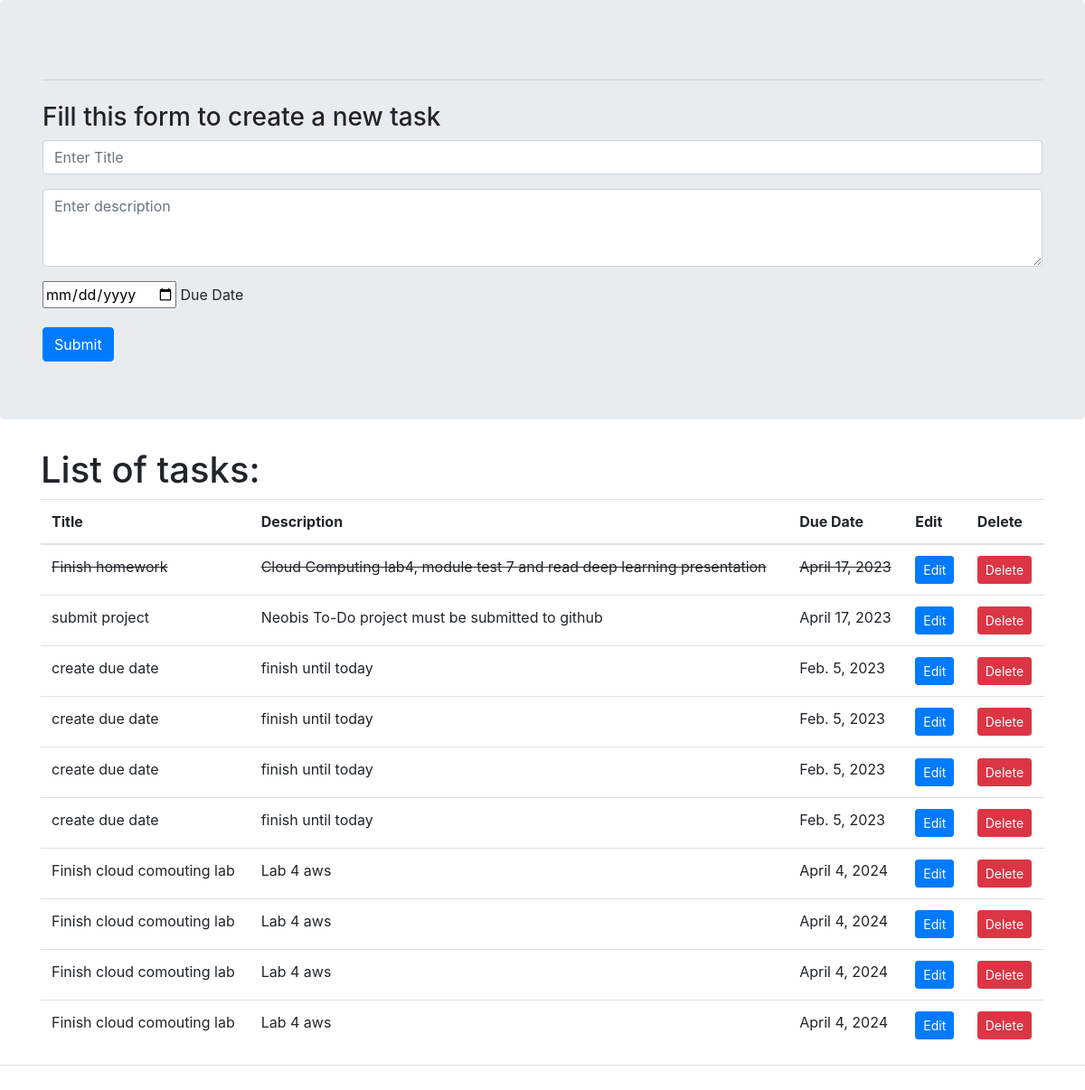
The app's page /, older data.
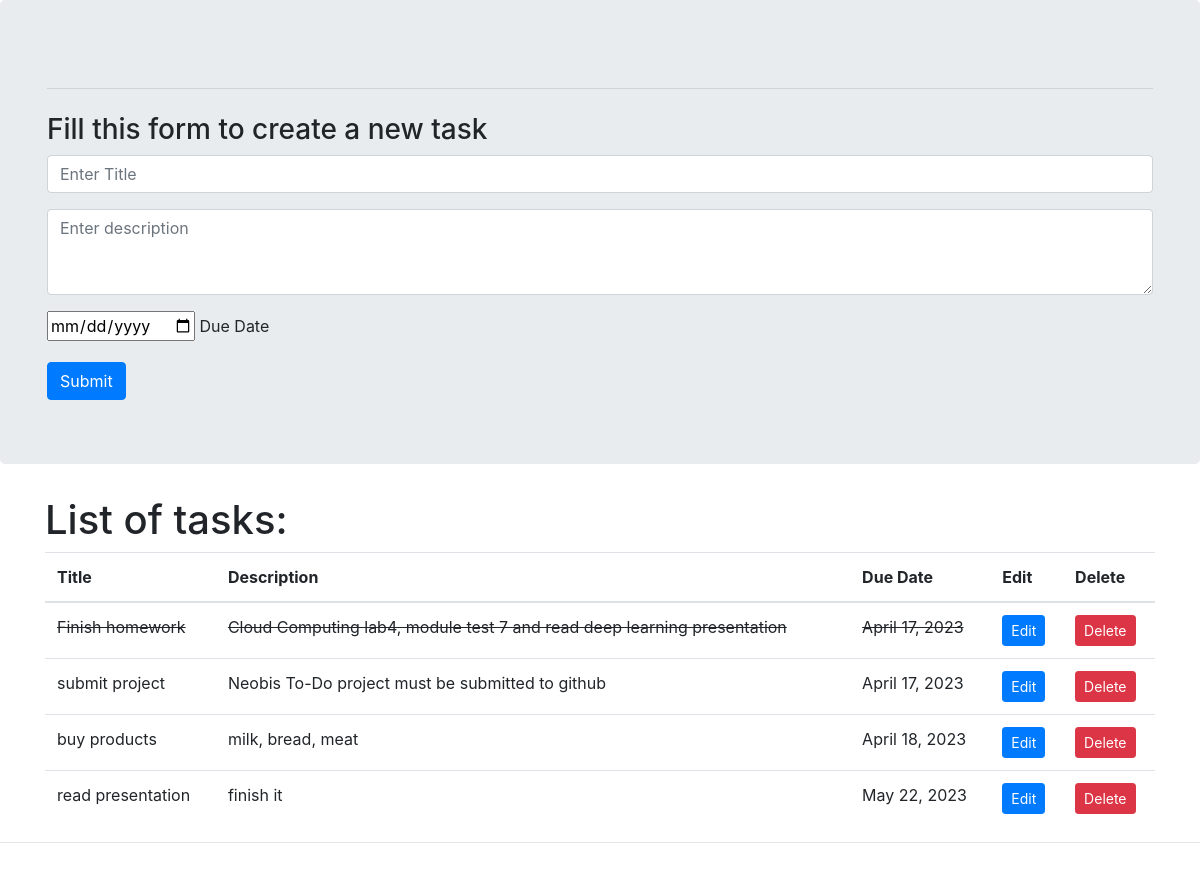
The same page, newer data.
### tasks/models.py (models this page shows, shortened)
class Task(models.Model):
    title = models.CharField(max_length=50, default="", blank=True)
    description = models.CharField(max_length=200,  default="", blank=True)
    created = models.DateField(default=timezone.now().strftime("%Y-%m-%d")) # a date
    date = models.DateField(default=timezone.now().strftime("%Y-%m-%d")) # a date
    is_done = models.BooleanField(default=False)
    class Meta:
        ordering = ["-created"]

### tasks/views.py (the view, shortened to what this page needs)
# urls.py: path('', views.index, name='home'),
def index(request):
    tasks = Task.objects.all()
    context = {'tasks': tasks}
    return render(request, 'index.html', context)

### templates/index.html (shortened to what this page needs)
{% extends 'base.html' %}
{% block body %}
<div class="container-fluid px-0">
    <div class="jumbotron">
        <div class="container">
            <hr class="my-4">
            <h3>Fill this form to create a new task</h3>
            <form method="POST" action="/">
                <div class="form-group">
                    <input type="text" name="title" class="form-control" id="title" placeholder="Enter Title"
                        aria-describedby="emailHelp">
                </div>
                <div class="form-group">
                    <textarea class="form-control" name="description" id="description" rows="3"
                        placeholder="Enter description"></textarea>
                </div>
                <div class = "form-group">
                    <input type="date" id="date" class="taskDate" name="date">
                        <label for="dueDate">Due Date</label>
                </div>
                <button type="submit" class="btn btn-primary">Submit</button>
            </form>
        </div>
    </div>
</div>
<div class="container">
    <h1>List of tasks:</h1>
    <table class="table">
        <thead>
            <tr>
                <th scope="col">Title</th>
                <th scope="col">Description</th>
                <th scope="col">Due Date</th>
                <th scope="col">Edit</th>
                <th scope="col">Delete</th>
            </tr>
        </thead>
        <tbody>
            {% for i in tasks %}
            <tr>
                {% if i.is_done %}
                <td><strike>{{ i.title }}</strike></td>
                <td><strike>{{ i.description }}</strike></td>
                <td><strike>{{ i.date }}</strike></td>
                {% else %}
                <td>{{ i.title }}</td>
                <td>{{ i.description }}</td>
                <td>{{ i.date }}</td>
                {% endif %}
                <td><a href="{% url 'edit' i.id %}" type="button" class="btn btn-sm btn-primary">Edit</a></td>
                <td><a href="{% url 'delete' i.id %}" type="button" class="btn btn-sm btn-danger">Delete</a></td>
            </tr>
            {% endfor %}
        </tbody>
    </table>
</div>
<hr>
<br>
<br>
{% endblock body %}

### templates/base.html (shortened to what this page needs)
<!doctype html>
<html lang="en">
  <head>
    <link rel="stylesheet" href="https://cdn.jsdelivr.net/npm/bootstrap@4.5.3/dist/css/bootstrap.min.css">
  </head>
  <body>
  {% block body %}
  {% endblock body %}
  </body>
</html>

Row changes from the older to the newer data that the page shows:
removed Task: title "create due date", description "finish until today", date "Feb. 5, 2023"
removed Task: title "create due date", description "finish until today", date "Feb. 5, 2023"
removed Task: title "create due date", description "finish until today", date "Feb. 5, 2023"
removed Task: title "create due date", description "finish until today", date "Feb. 5, 2023"
removed Task: title "Finish cloud comouting lab", description "Lab 4 aws", date "April 4, 2024"
removed Task: title "Finish cloud comouting lab", description "Lab 4 aws", date "April 4, 2024"
removed Task: title "Finish cloud comouting lab", description "Lab 4 aws", date "April 4, 2024"
removed Task: title "Finish cloud comouting lab", description "Lab 4 aws", date "April 4, 2024"
added Task: title "buy products", description "milk, bread, meat", date "April 18, 2023"
added Task: title "read presentation", description "finish it", date "May 22, 2023"
